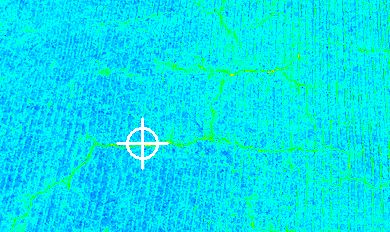
#> input picture ps2/ps2-1/cracks-color.png, 390 x 232 px
$ python ps2_1.py cracks-color.png
#> lines starting #> are read from the running program, lines starting #| are printed output that depends on the picture
#> further down, img is the input picture: shape (232, 390, 3); mean B, G, R 236.8, 226.2, 1.8
import cv2
import sys
import numpy as np

MAXVALUE = 255
K = 100  # scale factor for trackbar
WHITE = (MAXVALUE, MAXVALUE, MAXVALUE)  # BGR white color

win_original_name = "Original Image"
win_colored_name = "Pseudo-color Image"


# insert string before
def insert_name(name, str2add):
    dot_idx = name.find(".")
    new_name = name[:dot_idx] + str2add + name[dot_idx:]
    return new_name


# pseudo color
def pseudo_color(img_in):
    # color mapping
    lut = np.zeros((MAXVALUE + 1, 1, 3), dtype=np.uint8)  # init look-up table
    max_gray = np.max(img_in)  # find maximum gray value
#> max_gray = 255
    min_gray = np.min(img_in)  # find minimum gray value
#> min_gray = 0
    interval = max_gray - min_gray  # gray value span
#> interval = 255
    for i in range(min_gray, max_gray + 1):  # map color wrt rainbow
        if i <= min_gray + interval/4:
            lut[i, 0, 0] = MAXVALUE  # blue
            lut[i, 0, 1] = MAXVALUE*4/interval*(i-min_gray)  # green
            lut[i, 0, 2] = 0  # red
        elif i <= min_gray + interval/2:
            lut[i, 0, 0] = MAXVALUE-MAXVALUE*4/interval*(i-(min_gray + interval/4))
            lut[i, 0, 1] = MAXVALUE
            lut[i, 0, 2] = 0
        elif i <= min_gray + 3*interval/4:
            lut[i, 0, 0] = 0
            lut[i, 0, 1] = MAXVALUE
            lut[i, 0, 2] = MAXVALUE*4/interval*(i-(min_gray + interval/2))
        else:
            lut[i, 0, 0] = 0
            lut[i, 0, 1] = MAXVALUE-MAXVALUE*4/interval*(i-(min_gray + 3*interval/4))
            lut[i, 0, 2] = MAXVALUE
#> after the loop, lut = 256 rows, first 8: [255, 0, 0], [255, 4, 0], [255, 8, 0], [255, 12, 0], [255, 16, 0], [255, 20, 0], [255, 24, 0], [255, 28, 0]
    img_out = cv2.LUT(img_in, lut)  # look-up table transform
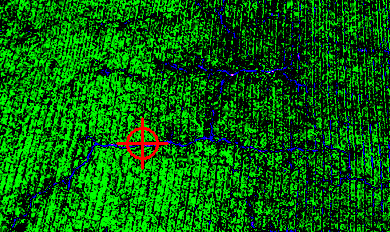
#> img_out: shape (232, 390, 3); mean B, G, R 5, 100.4, 1.6

    # indicate highest gray value
    max_gray_row = np.argwhere(img_in == max_gray)[:, [0]]  # row indices of max gray pts
    max_gray_col = np.argwhere(img_in == max_gray)[:, [1]]  # column indices of max gray pts
    com_row = int(np.average(max_gray_row))  # row index COM of max gray pts
#> com_row = 115
    com_col = int(np.average(max_gray_col))  # column index COM of max gray pts
#> com_col = 193
    half_length = 25  # half of line length
    radius = int(0.6*half_length)  # circle radius
    c = (com_col, com_row)  # center pt
#> c = (193, 115)
    s1 = (com_col-half_length, com_row)  # start pt1
#> s1 = (168, 115)
    e1 = (com_col+half_length, com_row)  # end pt1
#> e1 = (218, 115)
    s2 = (com_col, com_row-half_length)  # start pt2
#> s2 = (193, 90)
    e2 = (com_col, com_row+half_length)  # end pt2
#> e2 = (193, 140)
    cv2.line(img_out, s1, e1, WHITE, 2)  # horizontal line
    cv2.line(img_out, s2, e2, WHITE, 2)  # vertical line
    cv2.circle(img_out, c, radius, WHITE, 2)  # circle
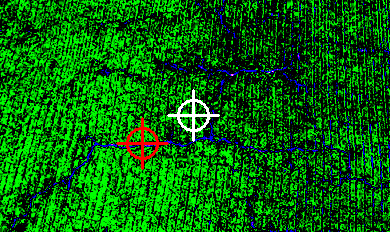
#> img_out: shape (232, 390, 3); mean B, G, R 6.5, 101.3, 3.2
    return img_out


if __name__ == "__main__":
    # get input arguments
    args = sys.argv
    assert (len(args) == 2)  # make sure two arguments input
    img_name = args[1]  # input image path

    cv2.namedWindow(win_original_name)
    cv2.namedWindow(win_colored_name)

    # read original image
    img = cv2.imread(img_name)
    if img is None:
        sys.exit("Could not read the image.")
    cv2.imshow(win_original_name, img)

    # img = np.zeros((512, 512, 3), dtype=np.uint8)
    img_output = pseudo_color(img)
    cv2.imshow(win_colored_name, img_output)

    print("Press 'S' to save and exit")
    key = cv2.waitKey(-1)
#> (key q is pressed here)

    if key == ord("s"):
        #  press 'S' to save
        img_output_name = insert_name(img_name, "-color")
        cv2.imwrite(img_output_name, img_output)
        cv2.destroyAllWindows()

    elif key == ord("q") or key == ord("x") or key == 27:
        cv2.destroyAllWindows()
        # press 'q', 'x', 'ESC' to quit
